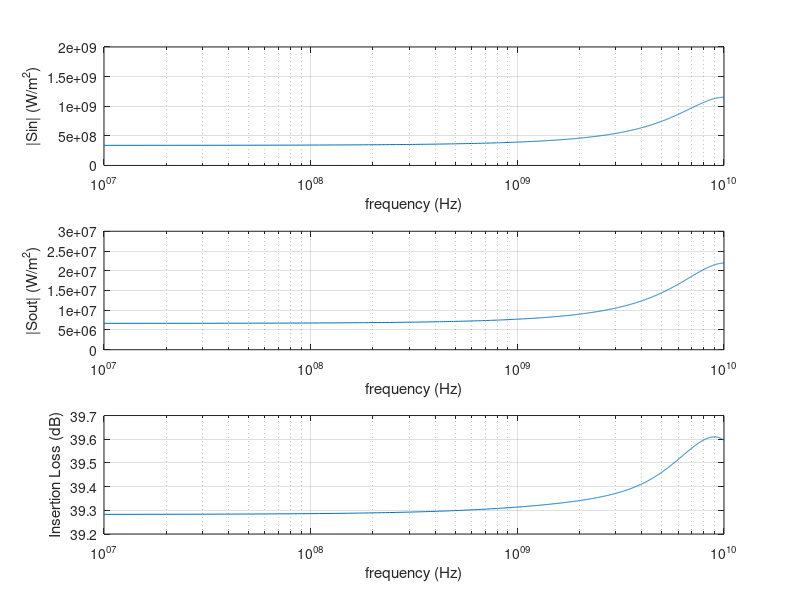

Reproduce this figure in MATLAB.
clc;clear all;
f=fopen('Flux.txt');
l=fgetl(f);
i=1;
while ischar(l)
    %%disp(l);
    text{i}=l;
    data{i}=sscanf(text{i},'%f , %f , %f');
    A1(i)=data{i}(1);
    A2(i)=data{i}(2);
    A3(i)=data{i}(3);
    l=fgetl(f);
    i=i+1;
end

epsr=0.9999;
a0=1e-4;%0.1mm
c0=2.99792458e8;%Speed of Light (m/s)
f0=c0/a0;%3000GHz
t0=1/f0;%0.33e-12 (s)
mu0=4*pi*(1e-7);% (H/m)
eps0=8.854187817e-12;% (F/m)
I0=1; %(A)
E0=I0/(a0*eps0*c0);%Electric Field
D0=I0/(a0*c0);%Electric Displacement Field
B0=I0/(a0*eps0*c0*c0);%Magnetic Field
H0=I0/(a0);%Magnetizing Field
S0=(I0*I0)/(eps0*c0*a0*a0);%//Poynting Vector


hold on;

subplot(3,1,1)
%A=A2);%/max(abs(A2));%Flux_in
%B=abs(A3);%/max(abs(A2));%Flux_out

semilogx(A1*f0,-A2*S0);
axis([1e7 1e10 0 2e9]);
ylabel('|Sin| (W/m^2)');
xlabel('frequency (Hz)');
grid('on')

subplot(3,1,2)
semilogx(A1*f0,-A3*S0);
axis([1e7 1e10 0 3e7]);
ylabel('|Sout| (W/m^2)');
xlabel('frequency (Hz)');
grid('on')

subplot(3,1,3)
C=10*log(A2./A3);
semilogx(f0*A1,C);
axis([1e7 1e10 39.2 39.7]);
ylabel('Insertion Loss (dB)');
xlabel('frequency (Hz)');
grid('on')
